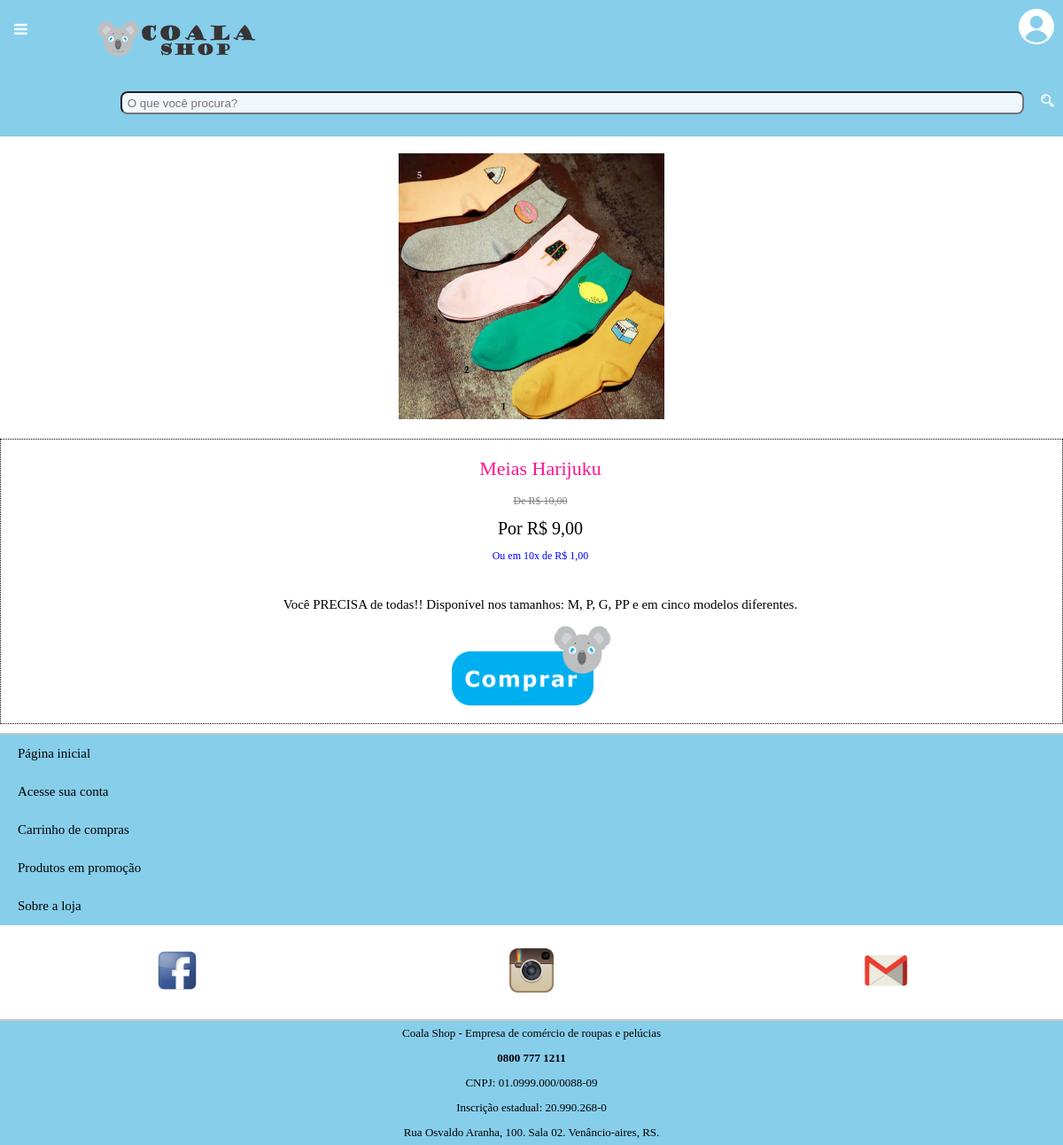
The app's page /produto-detalhe.php?id=3 with its own data.
### tables this page shows
CREATE TABLE produtos (
  id int(11) unsigned NOT NULL AUTO_INCREMENT,
  nome varchar(255) NOT NULL,
  valor decimal(6,2) unsigned NOT NULL,
  quantidade smallint(3) unsigned NOT NULL DEFAULT 0,
  descricao varchar(255),
  PRIMARY KEY (id)
);

### produto-detalhe.php (the view, shortened to what this page needs)
<?php
    if (isset($_GET['id']) && $_GET['id'] != ""){
        include "includes/conexao.php";
        $id=$_GET['id'];
        $sql="SELECT * FROM produtos WHERE id= $id";
        $resultado=mysqli_query($conexao, $sql);
        $produto=mysqli_fetch_array($resultado);
        $preco1 = $produto['valor'];
        $preco2 = number_format($preco1,2,",",".");
        $precodesconto = $preco1*0.9;
        $precodesconto = number_format($precodesconto,2,",",".");
        $precoparcelado = $preco1/10;
        $precoparcelado = number_format($precoparcelado,2,",",".");
    }
?>
<!DOCTYPE html>
<html>
<head>
    <link rel="stylesheet" href="estilo.css" />
</head>
<body>
    <div class="flex-container">
        <?php
            include "includes/cabecalho.php";
        ?>
        <div class="flex-corpo center">
            <div class="center">
                <img src="produtos/<?php echo $produto['id'] ?>.jpg" width="300px" />
            </div>
            <br>
            <div class="center borda">
                <p class="nome-produto">
                    <?php echo $produto['nome'] ?>
                </p>
                <p class="preco-real">
                    De R$
                    <?php echo $preco2?>
                </p>
                <p class="preco-comdesconto">
                    Por R$
                    <?php echo $precodesconto?>
                </p>
                <p class="preco-parcelado">
                    Ou em 10x de R$
                    <?php echo $precoparcelado ?>
                </p>
                <br>
                <p class="descricao-produto">
                    <?php echo $produto['descricao'] ?>
                </p>
                <?php
                    if(isset($_SESSION['loginCliente']) && $_SESSION['loginCliente']){
                ?>
                        <p class="comprar">
                            <a href="comprar.php?idProduto=<?php echo $produto['id']; ?>" class="botao-comprar"> <img src="img/comprar1.png" onMouseOver="src='img/comprar2.png'" onMouseOut="src='img/comprar1.png'" height="90px"> </a>
                        </p>
                <?php } else {
                ?>
                        <p class="comprar">
                            <a href="login.php?idProduto=<?php echo $produto['id']; ?>"> <img src="img/comprar1.png" onMouseOver="src='img/comprar2.png'" onMouseOut="src='img/comprar1.png'" height="90px"> </a>
                        </p>
                <?php }
                ?>
            </div>
        </div>
        <?php
            include "includes/rodape.php";
        ?>
    </div>
</body>
</html>

### estilo.css (style rules this page uses)
body { font-family: "Verdana", sans-serif; margin: 0px; }
a { text-decoration: none; }
p { font-family: "Verdana"; }
.flex-container { display: flex; flex-wrap: wrap; flex-direction: column; }
.flex-corpo { display: flex; flex-direction: column; }
.nome-produto { font-family: "Verdana"; font-size: 22px; line-height: 1; color: rgb(255, 20, 146); padding-left: 20px; }
.descricao-produto { font-family: "Verdana"; font-size: 15px; line-height: 1; color: rgb(0, 0, 0); padding-left: 20px; }
.preco-real { font-family: "Verdana"; font-size: 12px; line-height: 0.5; color: grey; text-decoration: line-through; padding-left: 20px; }
.preco-comdesconto { font-size: 20px; line-height: 0.8; color: black; padding-left: 20px; }
.preco-parcelado { font-size: 12px; line-height: 0.5; color: blue; padding-left: 20px; }
.center { text-align: center; }
.borda { border: dotted; border-width: 1px; }

### records on screen
produtos: nome "Meias Harijuku", valor "10,00", valor "9,00", valor "1,00", descricao "Você PRECISA de todas!! Disponível nos tamanhos: M, P, G, PP e em cinco modelos diferentes."
